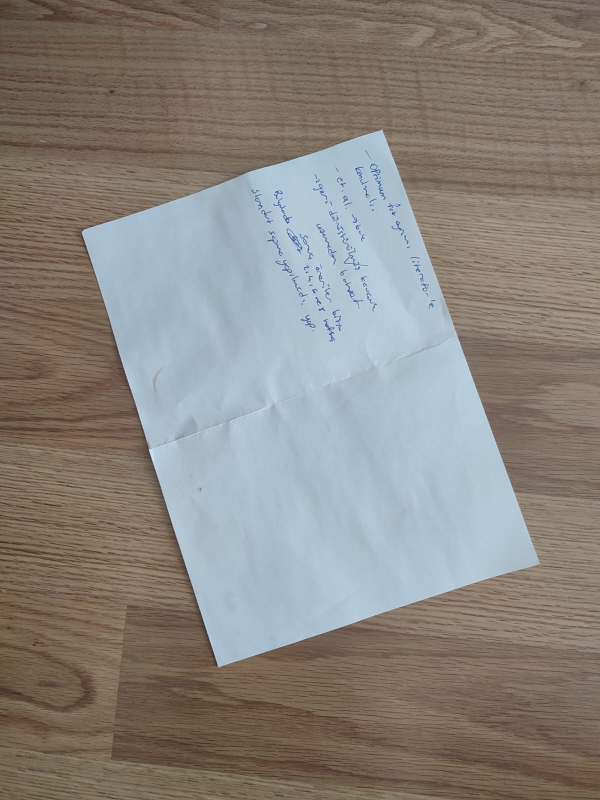
#> input picture a4-paper-detector/evrak4.jpg, 1200 x 1600 px (shown at 1/2 size)
$ python main.py
#> lines starting #> are read from the running program, lines starting #| are printed output that depends on the picture; after the words box and inside, x2 and y2 are one past the last pixel; in counts of white or black regions, pixels touching at a corner belong together
import cv2
import numpy as np

A4_WIDTH = 397
A4_HEIGHT = 562

# Çıktıyı kaydederle a4 boyutunda gösteriyoruz
def img_save_show(img, name, winname):
    cv2.imwrite(name, img)
    img_a4 = cv2.resize(img, (A4_WIDTH, A4_HEIGHT))
    cv2.imshow(winname, img_a4)
    cv2.waitKey(0)
    cv2.destroyWindow(winname)

# Görselimiz OpenCv Kütüphnesi ile okuyoruz
img = cv2.imread("evrak4.jpg")
#> img is the input picture: shape (1600, 1200, 3); mean B, G, R 126.5, 132.4, 138.3
if img is None:
    raise Exception("Görsel dosyası okunamadı! Dosya yolunu kontrol et.")

# 2. Griye çeviriyoruz
gray = cv2.cvtColor(img, cv2.COLOR_BGR2GRAY)
img_save_show(gray, "step_1_gray.jpg", "Adım 1: Gri Görüntü")

# 3. Blur uyguluyoruz
blur = cv2.GaussianBlur(gray, (5, 5), 0)
img_save_show(blur, "step_2_blur.jpg", "Adım 2: Gaussian Blur")

# 4. (Canny) Kenar buluyoruz
edges = cv2.Canny(blur, 75, 200)
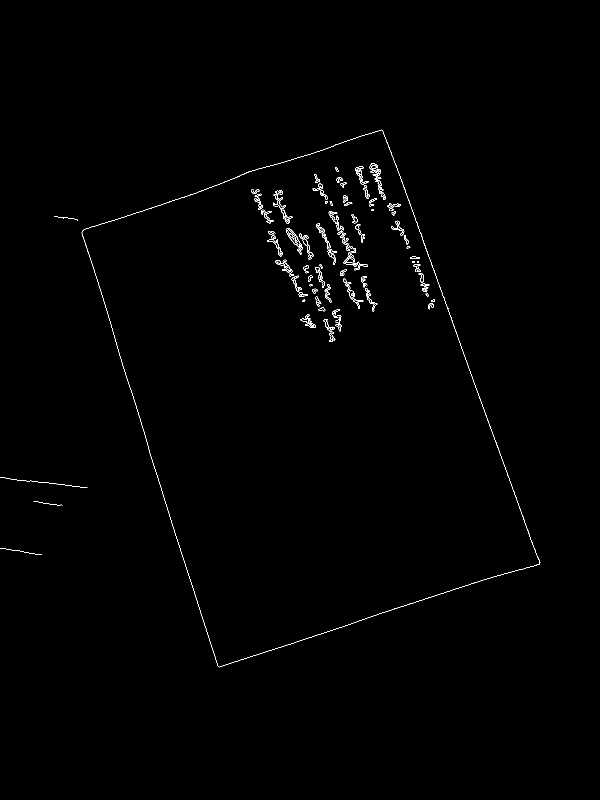
#> edges: shape (1600, 1200) (shown at 1/2 size); 0.52% white in thin lines or dots, all inside (x1, y1, x2, y2) = (0, 259, 1081, 1335)
img_save_show(edges, "step_3_edges.jpg", "Adım 3: Kenar Tespiti (Canny)")
#> call 3 of img_save_show, with name = 'step_3_edges.jpg', winname = 'Adım 3: Kenar Tespiti (Canny)'
#> in img_save_show (call 3), `img_a4 = cv2.resize(img, (A4_WIDTH, A4_HEIGHT))`:
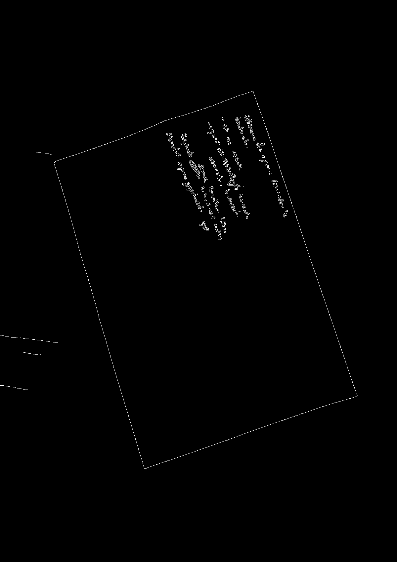
#> img_a4: shape (562, 397); min 0, max 255, mean 1.3

# 5. Kontur buluyoruz
contours, _ = cv2.findContours(edges, cv2.RETR_LIST, cv2.CHAIN_APPROX_SIMPLE)
#> contours = 203 contours, 91 with area under 20; largest, box (x1, y1, x2, y2) and area: (163, 259, 1081, 1335) 602642, (163, 259, 1080, 1335) 602504, (599, 467, 628, 520) 305, (546, 380, 585, 448) 274, (534, 471, 566, 513) 242
contours = sorted(contours, key=cv2.contourArea, reverse=True)

doc_cnt = None
for cnt in contours:
    peri = cv2.arcLength(cnt, True)
    approx = cv2.approxPolyDP(cnt, 0.02 * peri, True)
    if len(approx) == 4:
        doc_cnt = approx
        break
#> this loop made 1 pass
#> (peri, doc_cnt) on pass 1: (3401.8, [[763, 259], [163, 465], [438, 1334], [1080, 1125]])

if doc_cnt is None:
    raise Exception("Belge konturu bulunamadı!")

# Belge kenarlarını orijinal görüntü üzerinde yeşil border çiziyoruz
img_with_contour = img.copy()
cv2.drawContours(img_with_contour, [doc_cnt], -1, (0, 255, 0), 5)  # yeşil çizgi
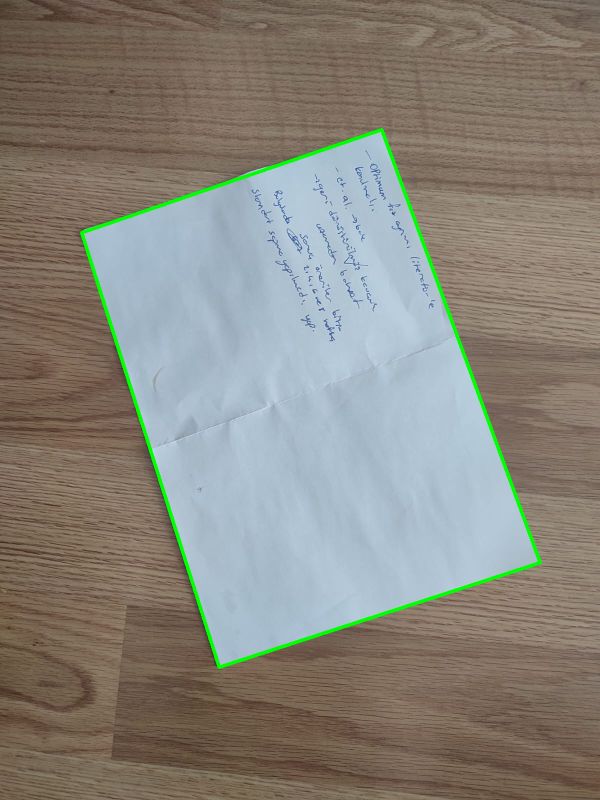
#> img_with_contour: shape (1600, 1200, 3) (shown at 1/2 size); 1.14% of pixels changed, all inside (x1, y1, x2, y2) = (160, 256, 1084, 1338)
img_save_show(img_with_contour, "step_3.5_green_contour.jpg", "Adım 3.5: Belge Kenarları (Yeşil Çizgi)")

# 6. Mask uyguluyoruz
mask = np.zeros_like(gray)
cv2.drawContours(mask, [doc_cnt], -1, 255, -1)
#> mask: shape (1600, 1200); 31.3% white; 1 white region, box (x1, y1, x2, y2) and area: (163, 259, 1081, 1335) 601626
masked = cv2.bitwise_and(img, img, mask=mask)
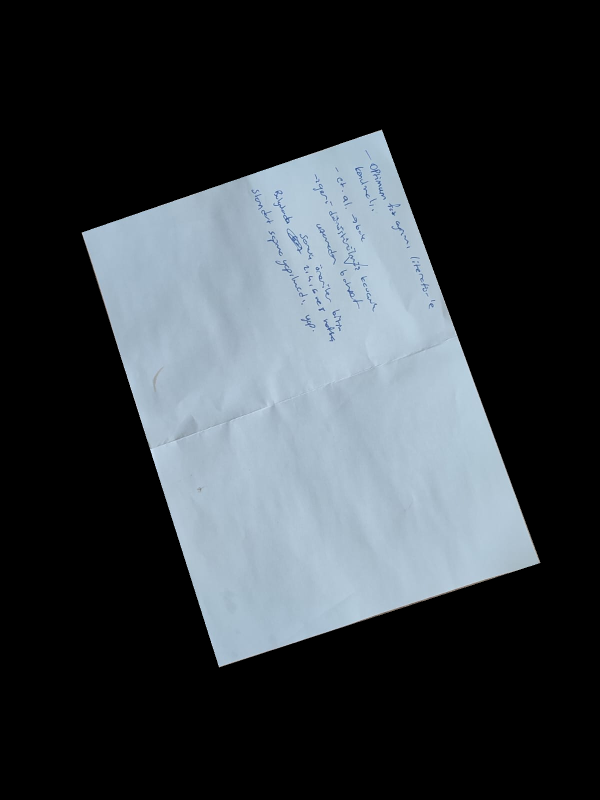
#> masked: shape (1600, 1200, 3) (shown at 1/2 size); mean B, G, R 64.3, 59.5, 53.5
img_save_show(masked, "step_4_masked.jpg", "Adım 4: Maskeli Görüntü")
#> in img_save_show (call 5), `img_a4 = cv2.resize(img, (A4_WIDTH, A4_HEIGHT))`:
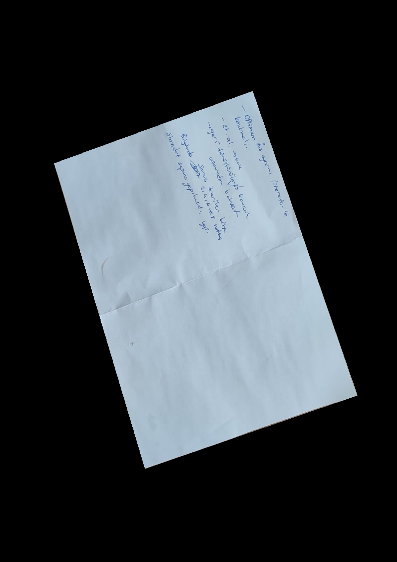
#> img_a4: shape (562, 397, 3); mean B, G, R 64.3, 59.5, 53.5

# 7. Belge bölgesini kırpıyoruz
x, y, w, h = cv2.boundingRect(doc_cnt)
#> x = 163; y = 259; w = 918; h = 1076
cropped = masked[y:y+h, x:x+w]
img_save_show(cropped, "step_5_cropped.jpg", "Adım 5: Kırpılmış Görüntü")

# 8. Griye çevirme ve kontrast artırma işlemi uyguluyoruz
gray_cropped = cv2.cvtColor(cropped, cv2.COLOR_BGR2GRAY)
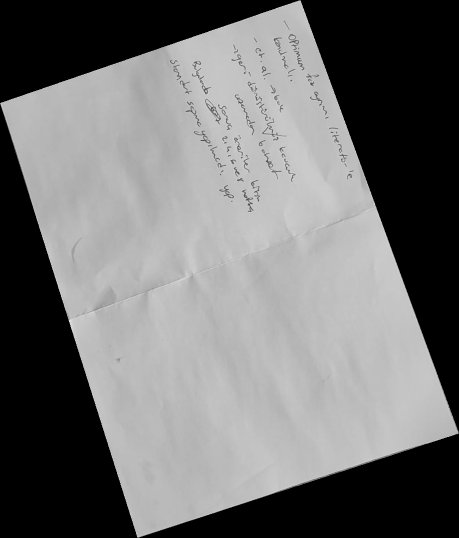
#> gray_cropped: shape (1076, 918) (shown at 1/2 size); min 0, max 230, mean 113.3
clahe = cv2.createCLAHE(clipLimit=2.0, tileGridSize=(8,8))
contrast_img = clahe.apply(gray_cropped)
img_save_show(contrast_img, "step_6_contrast.jpg", "Adım 6: Kontrast Artırılmış Görüntü")
#> in img_save_show (call 7), `img_a4 = cv2.resize(img, (A4_WIDTH, A4_HEIGHT))`:
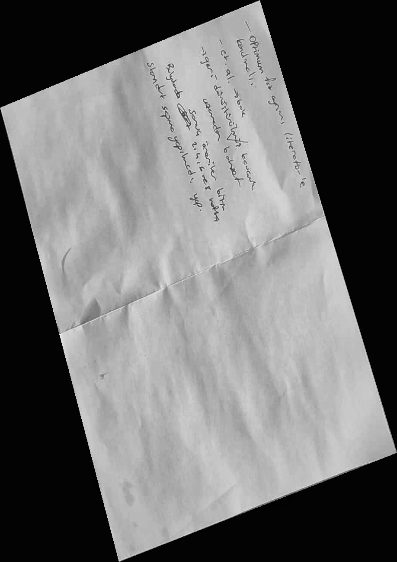
#> img_a4: shape (562, 397); min 2, max 233, mean 110.4

# 9. Adaptive threshold ile arka planı beyazlatıyoruz
thresh = cv2.adaptiveThreshold(
    contrast_img, 255, cv2.ADAPTIVE_THRESH_GAUSSIAN_C,
    cv2.THRESH_BINARY, 11, 2
)
img_save_show(thresh, "step_7_thresh.jpg", "Adım 7: Adaptive Threshold (Beyaz Zemin)")

# 10. Perspektif düzeltiyoruz
def order_points(pts):
    rect = np.zeros((4, 2), dtype = "float32")
    s = pts.sum(axis=1)
    rect[0] = pts[np.argmin(s)]
    rect[2] = pts[np.argmax(s)]
    diff = np.diff(pts, axis=1)
    rect[1] = pts[np.argmin(diff)]
    rect[3] = pts[np.argmax(diff)]
    return rect

pts = doc_cnt.reshape(4, 2)
rect = order_points(pts)
(tl, tr, br, bl) = rect

widthA = np.linalg.norm(br - bl)
widthB = np.linalg.norm(tr - tl)
maxWidth = max(int(widthA), int(widthB))

heightA = np.linalg.norm(tr - br)
heightB = np.linalg.norm(tl - bl)
maxHeight = max(int(heightA), int(heightB))

dst = np.array([
    [0, 0],
    [maxWidth - 1, 0],
    [maxWidth - 1, maxHeight - 1],
    [0, maxHeight - 1]], dtype = "float32")

M = cv2.getPerspectiveTransform(rect, dst)
warped = cv2.warpPerspective(img, M, (maxWidth, maxHeight))
img_save_show(warped, "output_warped.jpg", "Adım 8: Perspektif Düzeltme (Sonuç)")

print("Tüm adımlar başarıyla kaydedildi ve A4 boyutunda ekranda gösterildi.")

$ run again, with a4-paper-detector/evrak3.jpg copied over a4-paper-detector/evrak4.jpg
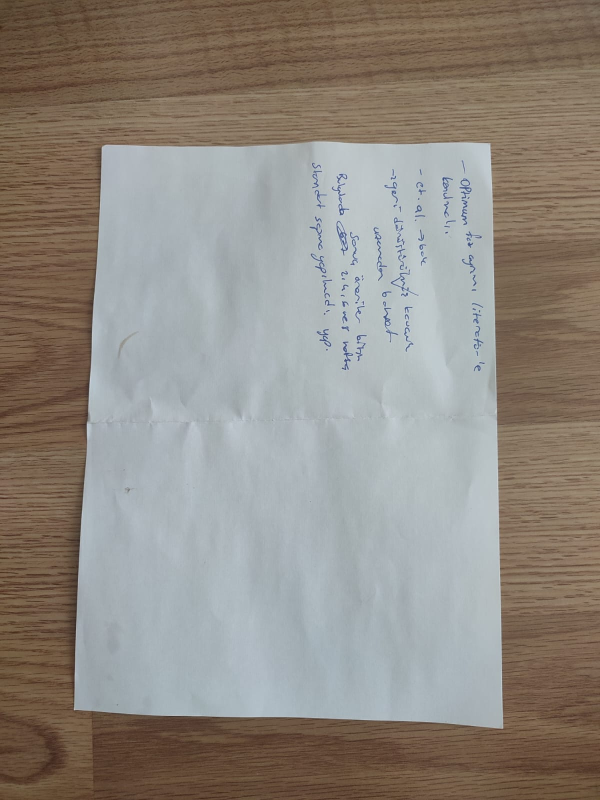
#> input picture a4-paper-detector/evrak3.jpg, 1200 x 1600 px (shown at 1/2 size)
#> img is the input picture: shape (1600, 1200, 3); mean B, G, R 129.7, 137.5, 144
#> `edges = cv2.Canny(blur, 75, 200)`:
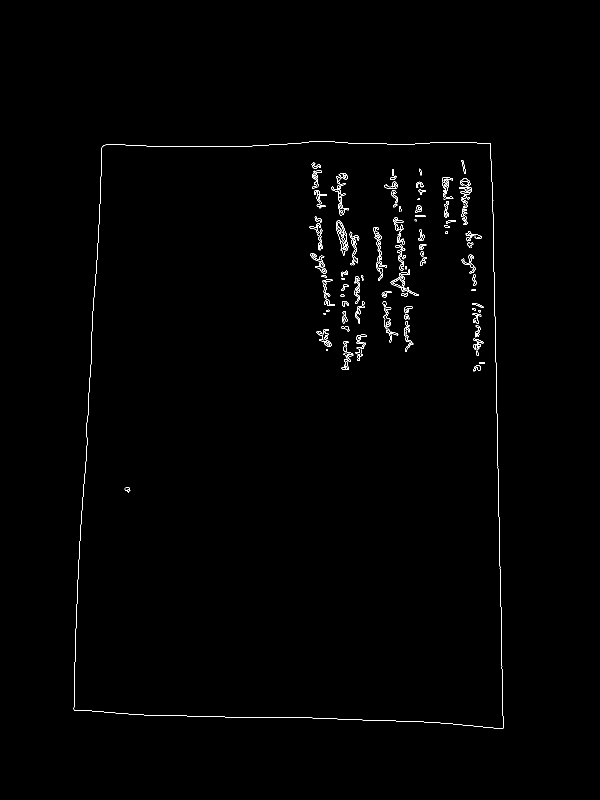
#> edges: shape (1600, 1200) (shown at 1/2 size); 0.65% white in thin lines or dots, all inside (x1, y1, x2, y2) = (147, 282, 1007, 1458)
#> contours = 242 contours, 97 with area under 20; largest, box (x1, y1, x2, y2) and area: (147, 282, 1007, 1458) 941958, (147, 282, 1007, 1458) 941948, (672, 441, 697, 511) 835, (672, 441, 697, 501) 730, (781, 539, 838, 592) 524
#> the loop `for cnt in contours:` made 1 pass
#> (peri, doc_cnt) on pass 1: (4007.6, [[206, 291], [148, 1420], [1005, 1457], [980, 286]])
#> img_with_contour: shape (1600, 1200, 3); 1.43% of pixels changed, all inside (x1, y1, x2, y2) = (145, 283, 1009, 1461)
#> img_a4: shape (562, 397, 3)
#> mask: shape (1600, 1200); 49% white; 1 white region, box (x1, y1, x2, y2) and area: (148, 286, 1006, 1458) 940055
#> x = 148; y = 286; w = 858; h = 1172
#> in img_save_show (call 7), `img_a4 = cv2.resize(img, (A4_WIDTH, A4_HEIGHT))`:
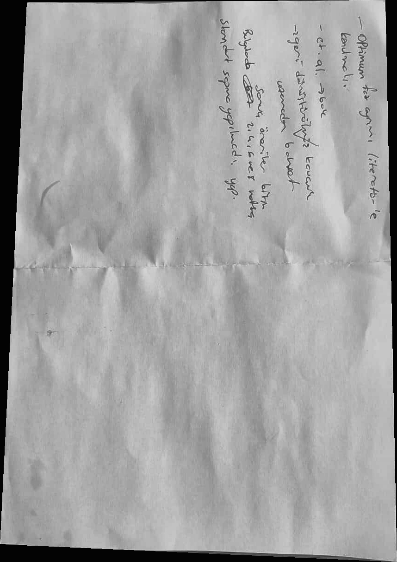
#> img_a4: shape (562, 397); min 3, max 226, mean 161.3

$ run again, with a4-paper-detector/evrak5.jpg copied over a4-paper-detector/evrak4.jpg
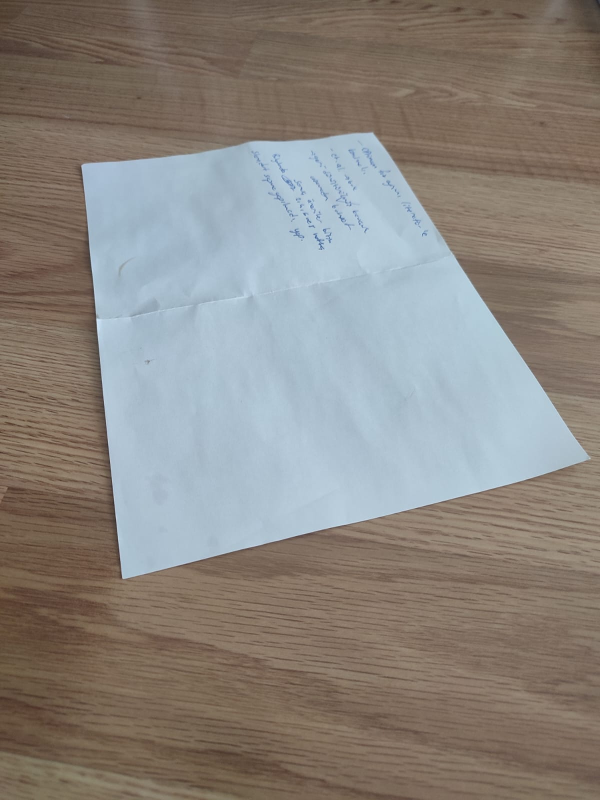
#> input picture a4-paper-detector/evrak5.jpg, 1200 x 1600 px (shown at 1/2 size)
#> img is the input picture: shape (1600, 1200, 3); mean B, G, R 127.7, 133.4, 138.8
#> `edges = cv2.Canny(blur, 75, 200)`:
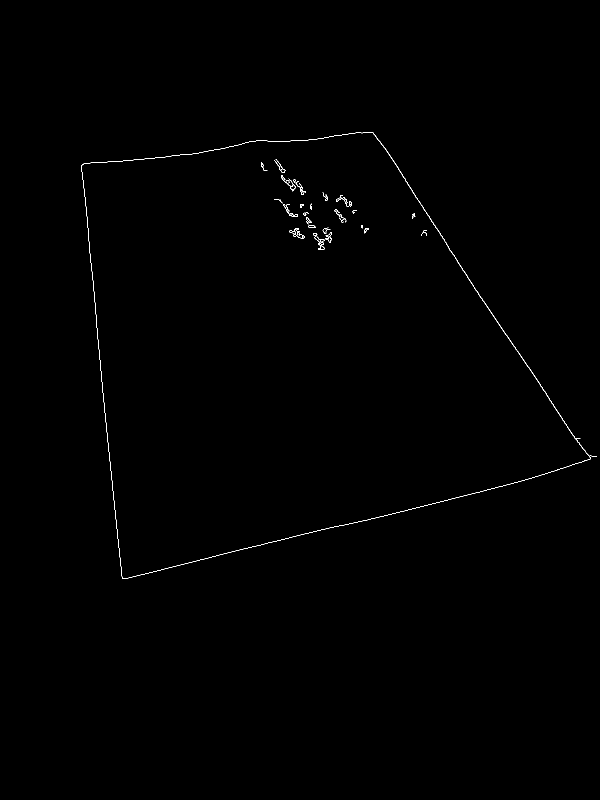
#> edges: shape (1600, 1200) (shown at 1/2 size); 0.25% white in thin lines or dots, all inside (x1, y1, x2, y2) = (162, 264, 1194, 1158)
#> contours = 48 contours, 29 with area under 20; largest, box (x1, y1, x2, y2) and area: (162, 264, 1194, 1158) 607258, (162, 264, 1182, 1158) 606832, (579, 456, 609, 477) 188, (587, 458, 607, 477) 144, (562, 350, 591, 383) 106
#> the loop `for cnt in contours:` made 1 pass
#> (peri, doc_cnt) on pass 1: (3392.5, [[746, 265], [162, 331], [245, 1157], [1193, 913]])
#> img_with_contour: shape (1600, 1200, 3); 1.17% of pixels changed, all inside (x1, y1, x2, y2) = (159, 262, 1197, 1161)
#> img_a4: shape (562, 397, 3)
#> mask: shape (1600, 1200); 31.6% white; 1 white region, box (x1, y1, x2, y2) and area: (162, 265, 1194, 1158) 607119
#> x = 162; y = 265; w = 1032; h = 893
#> in img_save_show (call 7), `img_a4 = cv2.resize(img, (A4_WIDTH, A4_HEIGHT))`:
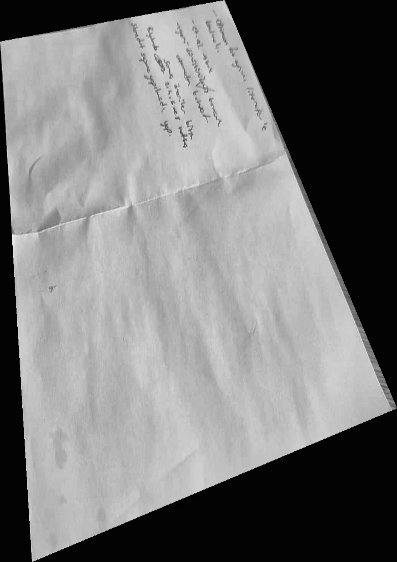
#> img_a4: shape (562, 397); min 2, max 240, mean 121.2
